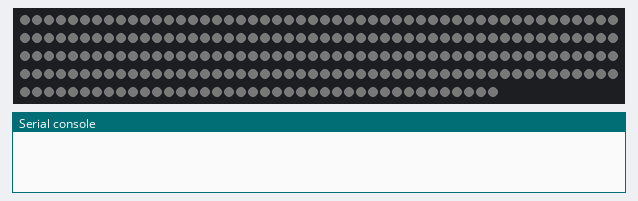
This program was run on a simulated MicroPython board. Shown: 240 RGB LEDs in strip order, left to right, continuing on the next row, the last lines printed to the serial console. Dim RGB values are drawn brighter than linear.

Above: at 0.1 s.
At 0.5 s:
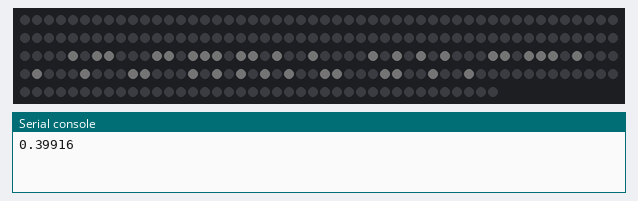
At 11.3 s:
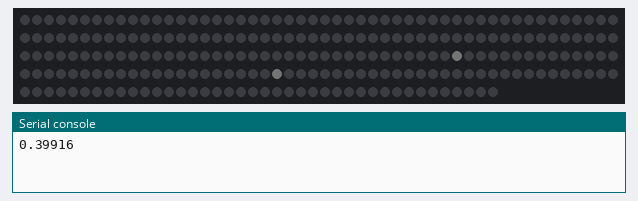

The program:

MyNeopixel.py
```python
from machine import Pin, bitstream


class neopixel():#GRB
    def __init__(self,pin_id='G11',num=240,timing=[350, 800, 700, 600]):
        self.pin=Pin(pin_id, Pin.OUT)
        self.num=num
        self.strip=bytearray([0,0,0]*self.num)
        self.timing=timing

    def fill_rect(self,xy2num,x0=0,y0=0,x1=18,y1=18,color=[0,0,0]):#以矩形填充一片区域
        for x in range(x0,x1):#填充x0-x1
            for y in range(y0,y1):#填充y0-y1
                led_id=xy2num[x+y*18]*3
                self.strip[led_id:led_id+3]=color

    def fill(self,color=[0,0,0]):#填充同一种颜色
        self.strip=bytearray(color*self.num)

    def write(self):
        bitstream(self.pin, 0, self.timing, self.strip)

    def clear(self):#黑屏
        self.strip=bytearray([0,0,0]*self.num)
        self.write()

    def change(self,led_id=0,color=[0,0,0]):
        self.strip[led_id*3:(led_id+1)*3]=bytearray(color)

    def print_word(self,word_dict={'A':[[1, 0], [2, 0]]},word='A',color=[0,0,0],dx=0,dy=0,word_width=5,screen_x=18,screen_y=18):
        for w in word:#取出第一个字
            for p in word_dict[w]:#取出该字的点
                x=p[0]+dx
                y=p[1]+dy
                if 0<x<screen_x and 0<y<screen_y:#不能超出屏幕范围
                    led_id=xy2num[x+y*screen_x]*3
                    self.strip[led_id:led_id+3]=bytearray(color)
            dx+=word_width


if __name__=='__main__':
    import time
    from base_color import *
    from xy2num import *

    neo=neopixel()
    neo.clear()
    st=time.ticks_us()
    for j in range(36):
        for i in range(240):
            neo.change(i,white)
        neo.write()
    print((time.ticks_us()-st)/1000000)
    neo.clear()

    import gc
    gc.collect()
    from word3x5 import *

    dx=0
    try:
        while 1:
            neo.print_word(word_dict=word3x5,word='ABC123',color=[1,1,1],dx=dx,dy=5,word_width=4)
            neo.write()
            time.sleep(0.5)
            neo.print_word(word_dict=word3x5,word='ABC123',color=[0,0,0],dx=dx,dy=5,word_width=4)
            neo.write()
            dx-=1
    except:
        neo.clear()
```

base_color.py
```python
brightness=2#亮度
green = [brightness, 0, 0]#GRB
red = [0, brightness, 0]
blue = [0, 0, brightness]
black = [0, 0, 0]  # 黑色
white = [brightness, brightness, brightness]  # 白色
grey = [brightness//2, brightness//2, brightness//2]  # 灰色
```

xy2num.py
```python
# x+y*18坐标转led索引,xy2num[x+y*18]=LEDid
xy2num = {323: 240, 305: 240, 287: 240, 269: 240, 251: 240, 233: 240, 215: 240, 197: 84, 179: 119, 161: 120, 143: 155,
          125: 240, 107: 240, 89: 240, 71: 240, 53: 240, 35: 240, 17: 240, 322: 240, 304: 240, 286: 240, 268: 240,
          250: 240, 232: 52, 214: 83, 196: 85, 178: 118, 160: 121, 142: 154, 124: 156, 106: 187, 88: 240, 70: 240,
          52: 240, 34: 240, 16: 240, 321: 240, 303: 240, 285: 240, 267: 24, 249: 51, 231: 53, 213: 82, 195: 86,
          177: 117, 159: 122, 141: 153, 123: 157, 105: 186, 87: 188, 69: 215, 51: 240, 33: 240, 15: 240, 320: 240,
          302: 240, 284: 23, 266: 25, 248: 50, 230: 54, 212: 81, 194: 87, 176: 116, 158: 123, 140: 152, 122: 158,
          104: 185, 86: 189, 68: 214, 50: 216, 32: 240, 14: 240, 319: 240, 301: 240, 283: 22, 265: 26, 247: 49, 229: 55,
          211: 80, 193: 88, 175: 115, 157: 124, 139: 151, 121: 159, 103: 184, 85: 190, 67: 213, 49: 217, 31: 240,
          13: 240, 318: 240, 300: 4, 282: 21, 264: 27, 246: 48, 228: 56, 210: 79, 192: 89, 174: 114, 156: 125, 138: 150,
          120: 160, 102: 183, 84: 191, 66: 212, 48: 218, 30: 235, 12: 240, 317: 240, 299: 5, 281: 20, 263: 28, 245: 47,
          227: 57, 209: 78, 191: 90, 173: 113, 155: 126, 137: 149, 119: 161, 101: 182, 83: 192, 65: 211, 47: 219,
          29: 234, 11: 240, 316: 3, 298: 6, 280: 19, 262: 29, 244: 46, 226: 58, 208: 77, 190: 91, 172: 112, 154: 127,
          136: 148, 118: 162, 100: 181, 82: 193, 64: 210, 46: 220, 28: 233, 10: 236, 315: 2, 297: 7, 279: 18, 261: 30,
          243: 45, 225: 59, 207: 76, 189: 92, 171: 111, 153: 128, 135: 147, 117: 163, 99: 180, 81: 194, 63: 209,
          45: 221, 27: 232, 9: 237, 314: 1, 296: 8, 278: 17, 260: 31, 242: 44, 224: 60, 206: 75, 188: 93, 170: 110,
          152: 129, 134: 146, 116: 164, 98: 179, 80: 195, 62: 208, 44: 222, 26: 231, 8: 238, 313: 0, 295: 9, 277: 16,
          259: 32, 241: 43, 223: 61, 205: 74, 187: 94, 169: 109, 151: 130, 133: 145, 115: 165, 97: 178, 79: 196,
          61: 207, 43: 223, 25: 230, 7: 239, 312: 240, 294: 10, 276: 15, 258: 33, 240: 42, 222: 62, 204: 73, 186: 95,
          168: 108, 150: 131, 132: 144, 114: 166, 96: 177, 78: 197, 60: 206, 42: 224, 24: 229, 6: 240, 311: 240,
          293: 11, 275: 14, 257: 34, 239: 41, 221: 63, 203: 72, 185: 96, 167: 107, 149: 132, 131: 143, 113: 167,
          95: 176, 77: 198, 59: 205, 41: 225, 23: 228, 5: 240, 310: 240, 292: 240, 274: 13, 256: 35, 238: 40, 220: 64,
          202: 71, 184: 97, 166: 106, 148: 133, 130: 142, 112: 168, 94: 175, 76: 199, 58: 204, 40: 226, 22: 240, 4: 240,
          309: 240, 291: 240, 273: 12, 255: 36, 237: 39, 219: 65, 201: 70, 183: 98, 165: 105, 147: 134, 129: 141,
          111: 169, 93: 174, 75: 200, 57: 203, 39: 227, 21: 240, 3: 240, 308: 240, 290: 240, 272: 240, 254: 37, 236: 38,
          218: 66, 200: 69, 182: 99, 164: 104, 146: 135, 128: 140, 110: 170, 92: 173, 74: 201, 56: 202, 38: 240,
          20: 240, 2: 240, 307: 240, 289: 240, 271: 240, 253: 240, 235: 240, 217: 67, 199: 68, 181: 100, 163: 103,
          145: 136, 127: 139, 109: 171, 91: 172, 73: 240, 55: 240, 37: 240, 19: 240, 1: 240, 306: 240, 288: 240,
          270: 240, 252: 240, 234: 240, 216: 240, 198: 240, 180: 101, 162: 102, 144: 137, 126: 138, 108: 240, 90: 240,
          72: 240, 54: 240, 36: 240, 18: 240, 0: 240}
xy2num_num = len(xy2num)

if __name__ == '__main__':
    from myneopixel import *
    import time

    neo = neopixel()
    neo.clear()
    for i in range(xy2num_num):
        neo.change(xy2num[i], [1, 1, 1])
        neo.write()
        time.sleep(0.05)
```

word3x5.py
```python
word3x5 = {'0': [[1, 0], [0, 1], [2, 1], [0, 2], [2, 2], [0, 3], [2, 3], [1, 4]],
           '1': [[1, 0], [0, 1], [1, 1], [1, 2], [1, 3], [0, 4], [1, 4], [2, 4]],
           '2': [[0, 0], [1, 0], [2, 1], [1, 2], [0, 3], [0, 4], [1, 4], [2, 4]],
           '3': [[0, 0], [1, 0], [2, 1], [0, 2], [1, 2], [2, 3], [0, 4], [1, 4]],
           '4': [[0, 0], [2, 0], [0, 1], [2, 1], [1, 2], [2, 2], [2, 3], [2, 4]],
           '5': [[0, 0], [1, 0], [2, 0], [0, 1], [0, 2], [1, 2], [2, 3], [0, 4], [1, 4]],
           '6': [[1, 0], [0, 1], [0, 2], [1, 2], [0, 3], [2, 3], [1, 4]],
           '7': [[0, 0], [1, 0], [2, 0], [2, 1], [1, 2], [1, 3], [1, 4]],
           '8': [[1, 0], [0, 1], [2, 1], [1, 2], [0, 3], [2, 3], [1, 4]],
           '9': [[1, 0], [0, 1], [2, 1], [1, 2], [2, 2], [2, 3], [1, 4]],
           'A': [[1, 0], [0, 1], [2, 1], [0, 2], [1, 2], [2, 2], [0, 3], [2, 3], [0, 4], [2, 4]],
           'B': [[0, 0], [1, 0], [0, 1], [2, 1], [0, 2], [1, 2], [2, 2], [0, 3], [2, 3], [0, 4], [1, 4]],
           'C': [[1, 0], [2, 0], [0, 1], [0, 2], [0, 3], [1, 4], [2, 4]],
           'D': [[0, 0], [1, 0], [0, 1], [2, 1], [0, 2], [2, 2], [0, 3], [2, 3], [0, 4], [1, 4]],
           'E': [[0, 0], [1, 0], [2, 0], [0, 1], [0, 2], [1, 2], [2, 2], [0, 3], [0, 4], [1, 4], [2, 4]],
           'F': [[0, 0], [1, 0], [2, 0], [0, 1], [0, 2], [1, 2], [2, 2], [0, 3], [0, 4]],
           'G': [[1, 0], [2, 0], [0, 1], [0, 2], [2, 2], [0, 3], [2, 3], [1, 4], [2, 4]],
           'H': [[0, 0], [2, 0], [0, 1], [2, 1], [0, 2], [1, 2], [2, 2], [0, 3], [2, 3], [0, 4], [2, 4]],
           'I': [[0, 0], [1, 0], [2, 0], [1, 1], [1, 2], [1, 3], [0, 4], [1, 4], [2, 4]],
           'J': [[0, 0], [1, 0], [2, 0], [1, 1], [1, 2], [1, 3], [0, 4], [1, 4]],
           'K': [[0, 0], [2, 0], [0, 1], [1, 1], [0, 2], [0, 3], [1, 3], [0, 4], [2, 4]],
           'L': [[0, 0], [0, 1], [0, 2], [0, 3], [0, 4], [1, 4], [2, 4]],
           'M': [[0, 0], [2, 0], [0, 1], [1, 1], [2, 1], [0, 2], [2, 2], [0, 3], [2, 3], [0, 4], [2, 4]],
           'N': [[0, 2], [1, 2], [2, 2], [0, 3], [2, 3], [0, 4], [2, 4]],
           'O': [[0, 0], [1, 0], [2, 0], [0, 1], [2, 1], [0, 2], [2, 2], [0, 3], [2, 3], [0, 4], [1, 4], [2, 4]],
           'P': [[0, 0], [1, 0], [0, 1], [2, 1], [0, 2], [1, 2], [0, 3], [0, 4]],
           'Q': [[1, 0], [0, 1], [2, 1], [0, 2], [2, 2], [1, 3], [2, 4]],
           'R': [[0, 0], [1, 0], [0, 1], [2, 1], [0, 2], [1, 2], [0, 3], [1, 3], [0, 4], [2, 4]],
           'S': [[1, 0], [2, 0], [0, 1], [1, 2], [2, 3], [0, 4], [1, 4]],
           'T': [[0, 0], [1, 0], [2, 0], [1, 1], [1, 2], [1, 3], [1, 4]],
           'U': [[0, 0], [2, 0], [0, 1], [2, 1], [0, 2], [2, 2], [0, 3], [2, 3], [0, 4], [1, 4], [2, 4]],
           'V': [[0, 0], [2, 0], [0, 1], [2, 1], [0, 2], [2, 2], [0, 3], [2, 3], [1, 4]],
           'W': [[0, 0], [2, 0], [0, 1], [2, 1], [0, 2], [2, 2], [0, 3], [1, 3], [2, 3], [0, 4], [2, 4]],
           'X': [[0, 0], [2, 0], [0, 1], [2, 1], [1, 2], [0, 3], [2, 3], [0, 4], [2, 4]],
           'Y': [[0, 0], [2, 0], [0, 1], [2, 1], [1, 2], [1, 3], [1, 4]],
           'Z': [[0, 0], [1, 0], [2, 0], [2, 1], [1, 2], [0, 3], [0, 4], [1, 4], [2, 4]],
           '+': [[1, 1], [0, 2], [1, 2], [2, 2], [1, 3]], '-': [[0, 2], [1, 2], [2, 2]], '.': [[2, 4]],
           '!': [[1, 0], [1, 1], [1, 2], [1, 4]], '=': [[0, 1], [1, 1], [2, 1], [0, 3], [1, 3], [2, 3]],
           '/': [[2, 0], [2, 1], [1, 2], [0, 3], [0, 4]], ':': [[1, 1], [1, 3]],
           '#': []}

if __name__ == '__main__':
    font_3x5 = {
        # 数字 0
        '0': [
            [0, 1, 0],
            [1, 0, 1],
            [1, 0, 1],
            [1, 0, 1],
            [0, 1, 0]
        ],
        # 数字 1
        '1': [
            [0, 1, 0],
            [1, 1, 0],
            [0, 1, 0],
            [0, 1, 0],
            [1, 1, 1]
        ],
        # 数字 2
        '2': [
            [1, 1, 0],
            [0, 0, 1],
            [0, 1, 0],
            [1, 0, 0],
            [1, 1, 1]
        ],
        # 数字 3
        '3': [
            [1, 1, 0],
            [0, 0, 1],
            [1, 1, 0],
            [0, 0, 1],
            [1, 1, 0]
        ],
        # 数字 4
        '4': [
            [1, 0, 1],
            [1, 0, 1],
            [0, 1, 1],
            [0, 0, 1],
            [0, 0, 1]
        ],
        # 数字 5
        '5': [
            [1, 1, 1],
            [1, 0, 0],
            [1, 1, 0],
            [0, 0, 1],
            [1, 1, 0]
        ],
        # 数字 6
        '6': [
            [0, 1, 0],
            [1, 0, 0],
            [1, 1, 0],
            [1, 0, 1],
            [0, 1, 0]
        ],
        # 数字 7
        '7': [
            [1, 1, 1],
            [0, 0, 1],
            [0, 1, 0],
            [0, 1, 0],
            [0, 1, 0]
        ],
        # 数字 8
        '8': [
            [0, 1, 0],
            [1, 0, 1],
            [0, 1, 0],
            [1, 0, 1],
            [0, 1, 0]
        ],
        # 数字 9
        '9': [
            [0, 1, 0],
            [1, 0, 1],
            [0, 1, 1],
            [0, 0, 1],
            [0, 1, 0]
        ],
        # A
        'A': [
            [0, 1, 0],
            [1, 0, 1],
            [1, 1, 1],
            [1, 0, 1],
            [1, 0, 1]
        ],
        # B
        'B': [
            [1, 1, 0],
            [1, 0, 1],
            [1, 1, 1],
            [1, 0, 1],
            [1, 1, 0]
        ],
        # C
        'C': [
            [0, 1, 1],
            [1, 0, 0],
            [1, 0, 0],
            [1, 0, 0],
            [0, 1, 1]
        ],
        # D
        'D': [
            [1, 1, 0],
            [1, 0, 1],
            [1, 0, 1],
            [1, 0, 1],
            [1, 1, 0]
        ],
        # E
        'E': [
            [1, 1, 1],
            [1, 0, 0],
            [1, 1, 1],
            [1, 0, 0],
            [1, 1, 1]
        ],
        # F
        'F': [
            [1, 1, 1],
            [1, 0, 0],
            [1, 1, 1],
            [1, 0, 0],
            [1, 0, 0]
        ],
        # G
        'G': [
            [0, 1, 1],
            [1, 0, 0],
            [1, 0, 1],
            [1, 0, 1],
            [0, 1, 1]
        ],
        # H
        'H': [
            [1, 0, 1],
            [1, 0, 1],
            [1, 1, 1],
            [1, 0, 1],
            [1, 0, 1]
        ],
        # I
        'I': [
            [1, 1, 1],
            [0, 1, 0],
            [0, 1, 0],
            [0, 1, 0],
            [1, 1, 1]
        ],
        # J
        'J': [
            [1, 1, 1],
            [0, 1, 0],
            [0, 1, 0],
            [0, 1, 0],
            [1, 1, 0]
        ],
        # K
        'K': [
            [1, 0, 1],
            [1, 1, 0],
            [1, 0, 0],
            [1, 1, 0],
            [1, 0, 1]
        ],
        # L
        'L': [
            [1, 0, 0],
            [1, 0, 0],
            [1, 0, 0],
            [1, 0, 0],
            [1, 1, 1]
        ],
        # M
        'M': [
            [1, 0, 1],
            [1, 1, 1],
            [1, 0, 1],
            [1, 0, 1],
            [1, 0, 1]
        ],
        # N
        'N': [
            [0, 0, 0],
            [0, 0, 0],
            [1, 1, 1],
            [1, 0, 1],
            [1, 0, 1]
        ],
        # O
        'O': [
            [1, 1, 1],
            [1, 0, 1],
            [1, 0, 1],
            [1, 0, 1],
            [1, 1, 1]
        ],
        'P': [
            [1, 1, 0],
            [1, 0, 1],
            [1, 1, 0],
            [1, 0, 0],
            [1, 0, 0]
        ],
        'Q': [
            [0, 1, 0],
            [1, 0, 1],
            [1, 0, 1],
            [0, 1, 0],
            [0, 0, 1]
        ],
        'R': [
            [1, 1, 0],
            [1, 0, 1],
            [1, 1, 0],
            [1, 1, 0],
            [1, 0, 1]
        ],
        'S': [
            [0, 1, 1],
            [1, 0, 0],
            [0, 1, 0],
            [0, 0, 1],
            [1, 1, 0]
        ],
        'T': [
            [1, 1, 1],
            [0, 1, 0],
            [0, 1, 0],
            [0, 1, 0],
            [0, 1, 0]
        ],
        'U': [
            [1, 0, 1],
            [1, 0, 1],
            [1, 0, 1],
            [1, 0, 1],
            [1, 1, 1]
        ],
        'V': [
            [1, 0, 1],
            [1, 0, 1],
            [1, 0, 1],
            [1, 0, 1],
            [0, 1, 0]
        ],
        'W': [
            [1, 0, 1],
            [1, 0, 1],
            [1, 0, 1],
            [1, 1, 1],
            [1, 0, 1]
        ],
        'X': [
            [1, 0, 1],
            [1, 0, 1],
            [0, 1, 0],
            [1, 0, 1],
            [1, 0, 1]
        ],
        'Y': [
            [1, 0, 1],
            [1, 0, 1],
            [0, 1, 0],
            [0, 1, 0],
            [0, 1, 0]
        ],
        'Z': [
            [1, 1, 1],
            [0, 0, 1],
            [0, 1, 0],
            [1, 0, 0],
            [1, 1, 1]
        ],
        # +
        '+': [
            [0, 0, 0],
            [0, 1, 0],
            [1, 1, 1],
            [0, 1, 0],
            [0, 0, 0]
        ],
        # -
        '-': [
            [0, 0, 0],
            [0, 0, 0],
            [1, 1, 1],
            [0, 0, 0],
            [0, 0, 0]
        ],
        # .
        '.': [
            [0, 0, 0],
            [0, 0, 0],
            [0, 0, 0],
            [0, 0, 0],
            [0, 0, 1]
        ],
        # !
        '!': [
            [0, 1, 0],
            [0, 1, 0],
            [0, 1, 0],
            [0, 0, 0],
            [0, 1, 0]
        ],
        # =
        '=': [
            [0, 0, 0],
            [1, 1, 1],
            [0, 0, 0],
            [1, 1, 1],
            [0, 0, 0]
        ],
        # /
        '/': [
            [0, 0, 1],
            [0, 0, 1],
            [0, 1, 0],
            [1, 0, 0],
            [1, 0, 0]
        ],
        # :
        ':': [
            [0, 0, 0],
            [0, 1, 0],
            [0, 0, 0],
            [0, 1, 0],
            [0, 0, 0]
        ],
        # 空字，用来填补占位
        '#': [
            [0, 0, 0],
            [0, 0, 0],
            [0, 0, 0],
            [0, 0, 0],
            [0, 0, 0]
        ],
    }
    # abc123 = '0123456789+-.=/ABCDEFGHIJKLMNOPQ'
    word3x5 = {}
    for i in font_3x5.keys():
        word3x5[i] = []
    # for i in range(len(font_3x5)):
    #     font = font_3x5[i]
    for k, font in font_3x5.items():
        for y in range(len(font)):
            for x in range(len(font[y])):
                if font[y][x]:  # 是1的话
                    word3x5[k].append([x, y])

    import gc

    # del abc123
    del font_3x5
    gc.collect()

    print(word3x5)
    with open('word3x5.txt', 'wb') as f:
        f.write(str(word3x5).encode())
```

Measured:
- what the display in image 1 shows lasts 0.5 s, from 0.4 s to 0.9 s
